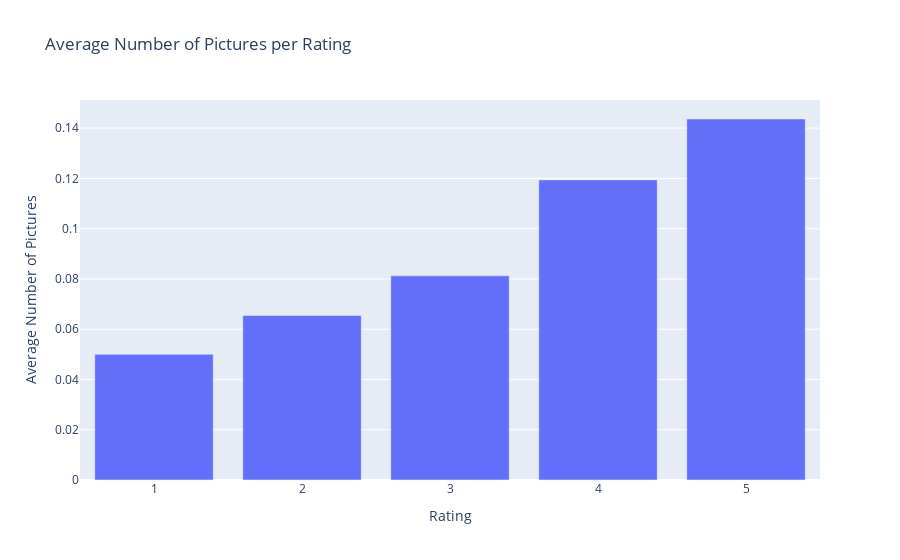

The code cell stored with this chart in its notebook:
### Code cell
# Plot avg. num pictures
fig2 = px.bar(summary_data_frame, x='Rating', y='Avg. Num Pictures', title='Average Number of Pictures per Rating')
fig2.update_layout(xaxis_title="Rating", yaxis_title="Average Number of Pictures", uniformtext_mode='hide')
fig2.show()

### Figure 1 — Plotly figure (JSON) as saved in the notebook; plotly's stock layout.template omitted (floating-point values rounded to 4 significant figures)
{"data": [{"alignmentgroup": "True", "hovertemplate": "Rating=%{x}<br>Avg. Num Pictures=%{y}<extra></extra>", "legendgroup": "", "marker": {"color": "#636efa", "pattern": {"shape": ""}}, "name": "", "offsetgroup": "", "orientation": "v", "showlegend": false, "textposition": "auto", "type": "bar", "x": [1, 2, 3, 4, 5], "xaxis": "x", "y": [0.05001, 0.06544, 0.08122, 0.1194, 0.1436], "yaxis": "y"}], "layout": {"barmode": "relative", "legend": {"tracegroupgap": 0}, "title": {"text": "Average Number of Pictures per Rating"}, "uniformtext": {"mode": "hide"}, "xaxis": {"anchor": "y", "domain": [0, 1], "title": {"text": "Rating"}}, "yaxis": {"anchor": "x", "domain": [0, 1], "title": {"text": "Average Number of Pictures"}}}}
